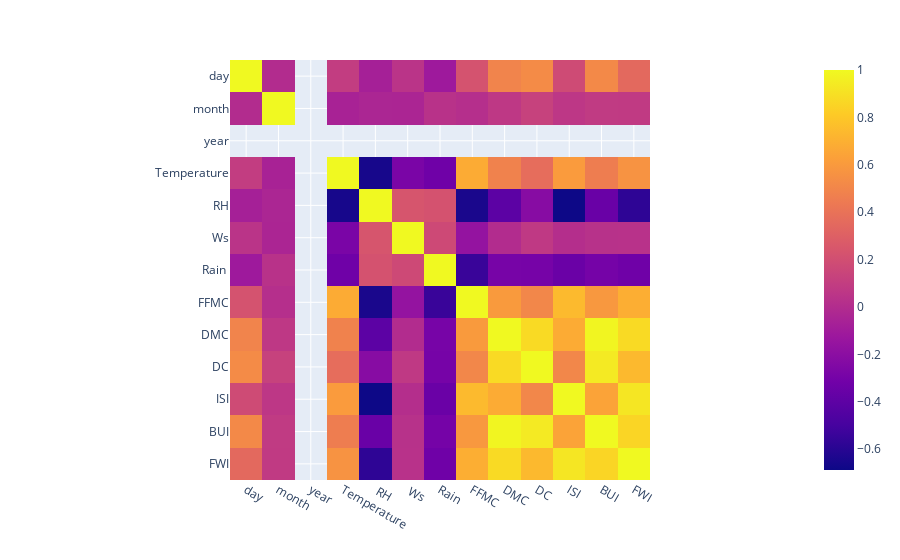

Notebook source saved alongside this figure:
### Code cell
fig = px.imshow(data.corr(numeric_only=True))
fig.show()

### Figure 1 — Plotly figure (JSON) as saved in the notebook; plotly's stock layout.template omitted (floating-point values rounded to 4 significant figures; data arrays with more than 128 entries replaced by an {"elided": "..."} marker saying what was removed)
{"data": [{"coloraxis": "coloraxis", "hovertemplate": "x: %{x}<br>y: %{y}<br>color: %{z}<extra></extra>", "name": "0", "type": "heatmap", "x": ["day", "month", "year", "Temperature", " RH", " Ws", "Rain ", "FFMC", "DMC", "DC", "ISI", "BUI", "FWI"], "xaxis": "x", "y": ["day", "month", "year", "Temperature", " RH", " Ws", "Rain ", "FFMC", "DMC", "DC", "ISI", "BUI", "FWI"], "yaxis": "y", "z": {"elided": "13x13 float values"}}], "layout": {"coloraxis": {"colorscale": [[0, "#0d0887"], [0.1111, "#46039f"], [0.2222, "#7201a8"], [0.3333, "#9c179e"], [0.4444, "#bd3786"], [0.5556, "#d8576b"], [0.6667, "#ed7953"], [0.7778, "#fb9f3a"], [0.8889, "#fdca26"], [1, "#f0f921"]]}, "margin": {"t": 60}, "xaxis": {"anchor": "y", "constrain": "domain", "domain": [0, 1], "scaleanchor": "y"}, "yaxis": {"anchor": "x", "autorange": "reversed", "constrain": "domain", "domain": [0, 1]}}}
